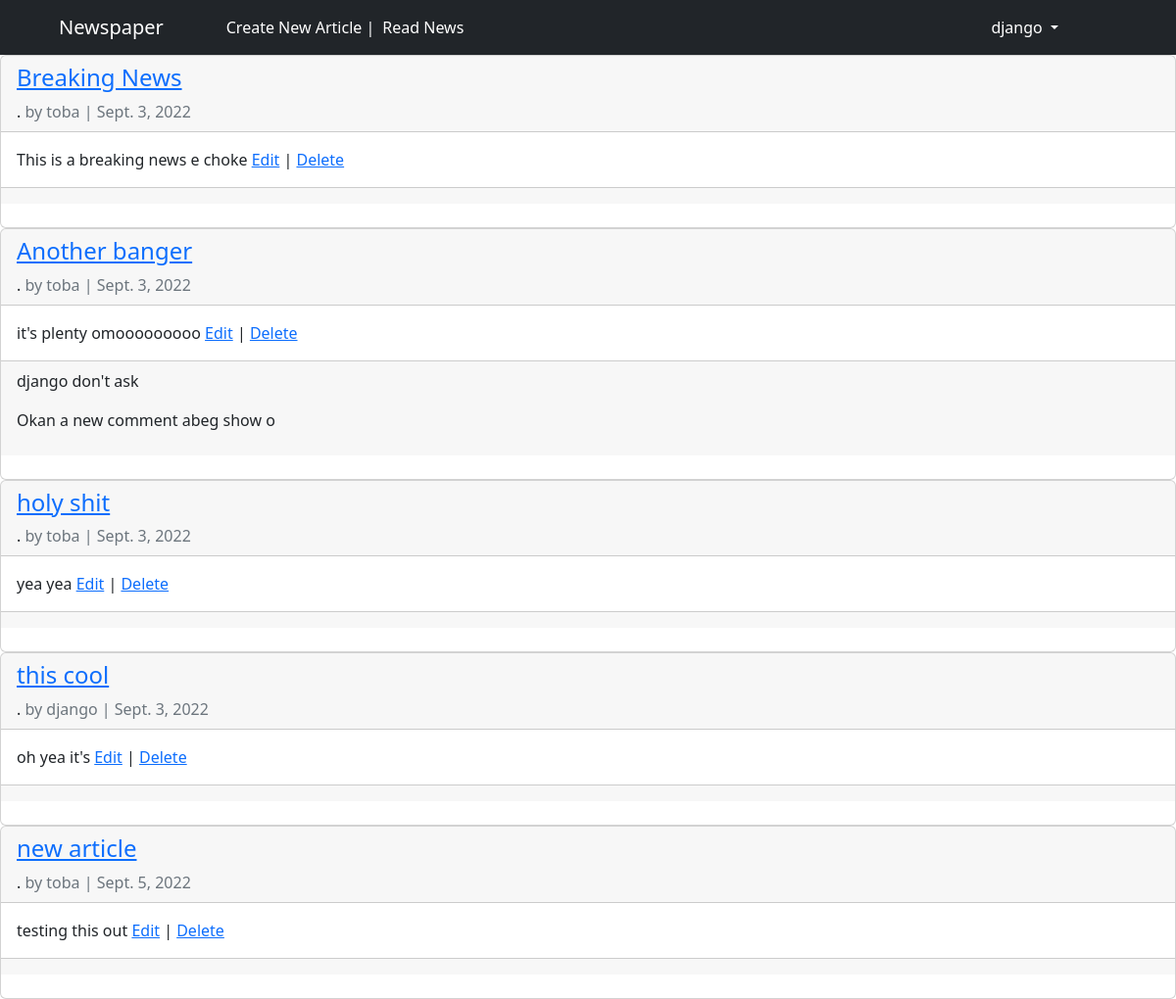
/articles/ (signed in), run on the app's committed database.
### users/models.py (models this page shows)
class CustomUser(AbstractUser):
    age = models.PositiveBigIntegerField(null=True, blank=True)

### articles/models.py (models this page shows, shortened)
class Article(models.Model):
    title = models.CharField(max_length=200)
    body = models.TextField()
    author = models.ForeignKey(
        get_user_model(),
        on_delete=models.CASCADE
    )
    date = models.DateField(auto_now_add=True)

class Comment(models.Model):
    article = models.ForeignKey(Article, on_delete=models.CASCADE, related_name='comments')
    comment = models.CharField(max_length=200)
    author = models.ForeignKey(
        get_user_model(),
        on_delete=models.CASCADE,
    )
    def __str__(self):
        return self.comment

### articles/views.py (the view)
# urls.py: path('', ArticleListView.as_view(), name='article_list'),
class ArticleListView(LoginRequiredMixin, ListView):
    model = Article
    template_name = 'article_list.html'
    login_url = 'login'

### templates/article_list.html
{% extends 'base.html' %}
{% block content %}
{% for article in object_list %}
<div class="card">
    <div class="card-header">
        <span class="font-weight-bold"> <h4><a href="{% url 'article_detail' article.pk %}">{{ article.title }} </a></h4>.</span>
        <span class="text-muted">by {{ article.author }} | {{ article.date }}</span>
    </div>
    <div class="card-body">
        {{ article.body }}
        <a href="{% url 'article_edit' article.pk %}">Edit</a> | <a href="{% url 'article_delete' article.pk %}">Delete</a>
    </div>
    <div class="card-footer">
       {% for comment in article.comments.all %}
       <p>
        <span class="font-weight-bold">{{ comment.author }}</span>
        {{ comment }}
       </p>
       {% endfor %}
    </div>
    <br>
</div>
{% endfor %}
{% endblock content %}

### templates/base.html (shortened to what this page needs)
{% load static %}
<!DOCTYPE html>
<html>
    <head>
        <link href="https://cdn.jsdelivr.net/npm/bootstrap@5.2.0/dist/css/bootstrap.min.css" rel="stylesheet">
        <link rel="stylesheet" href="{% static 'css/style.css' %}">
    </head>
    <body>
        <header class="fixed">
            <nav class="navbar navbar-expand-lg navbar-dark bg-dark mb-auto">
                <div class="container-fluid">
                  <a class="navbar-brand ms-5" href="{% url 'home' %}">Newspaper</a>
                  <div class="lin ms-5">
                    <a href="{% url 'article_new' %}">Create New Article | </a>
                  </div>
                  <div class="ms-2 decoration-none lin">
                    <a href="{% url 'article_list' %}">Read News</a>
                  </div>
                  <div class="collapse navbar-collapse" id="navbarSupportedContent">
                    <ul class="navbar-nav ms-auto me-5 mb-2 mb-lg-0 mar">
                        {% if user.is_authenticated %}
                      <li class="nav-item dropdown">
                        <a class="nav-link dropdown-toggle text-white" href="#" role="button" data-bs-toggle="dropdown" aria-expanded="false">
                          {{ user.username }}
                        </a>
                      </li>
                    </ul>
                    {% else %}
                    <form class="d-flex" role="search">
                      <a href="{% url 'login' %}" class="btn btn-outline-secondary btn-primary text-white me-2">Log In</a>
                      <a href="{% url 'signup' %}" class="btn btn-outline-secondary text-white">Sign Up</a>
                    </form>
                    {% endif %}
                  </div>
                </div>
              </nav>
        </header>
            {% block content %}
            {% endblock content %}
    </body>
</html>

### static/css/style.css (style rules this page uses)
.lin a { text-decoration: none !important; color:white; }
header nav ul li a { z-index: 11; }
.navbar { position: relative; z-index: 11; }
.mar { margin-right: 100px !important; }

### data on the page
CustomUser: username "django"
Article: title "Breaking News", author "toba", date "Sept. 3, 2022", body "This is a breaking news e choke"
Article: title "Another banger", author "toba", date "Sept. 3, 2022", body "it's plenty omooooooooo"
Comment: author "django", comment "don't ask"
Comment: author "Okan", comment "a new comment abeg show o"
Article: title "holy shit", author "toba", date "Sept. 3, 2022", body "yea yea"
Article: title "this cool", author "django", date "Sept. 3, 2022", body "oh yea it's"
Article: title "new article", author "toba", date "Sept. 5, 2022", body "testing this out"
